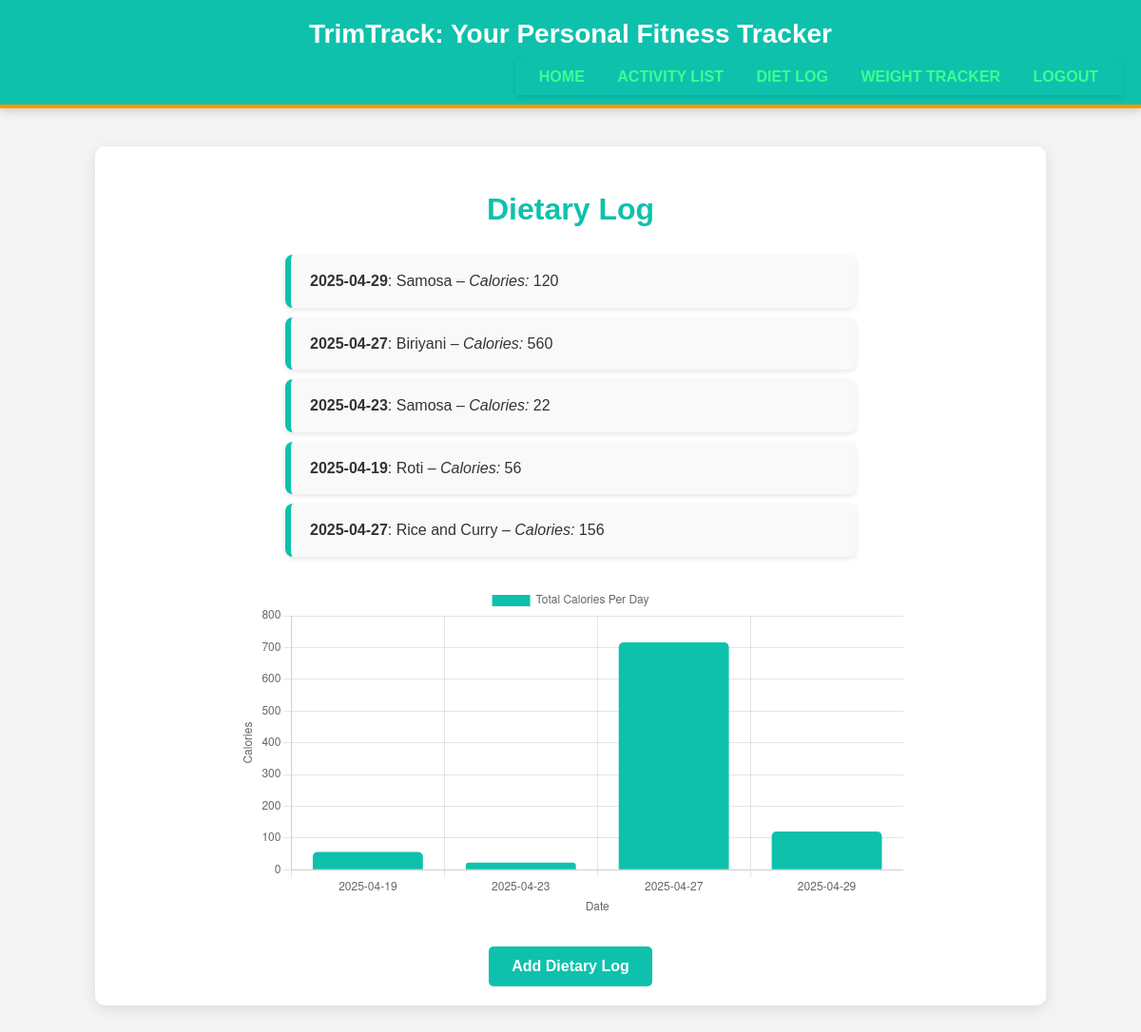
Page /fitness/diet/ (signed in) on the earlier database version.
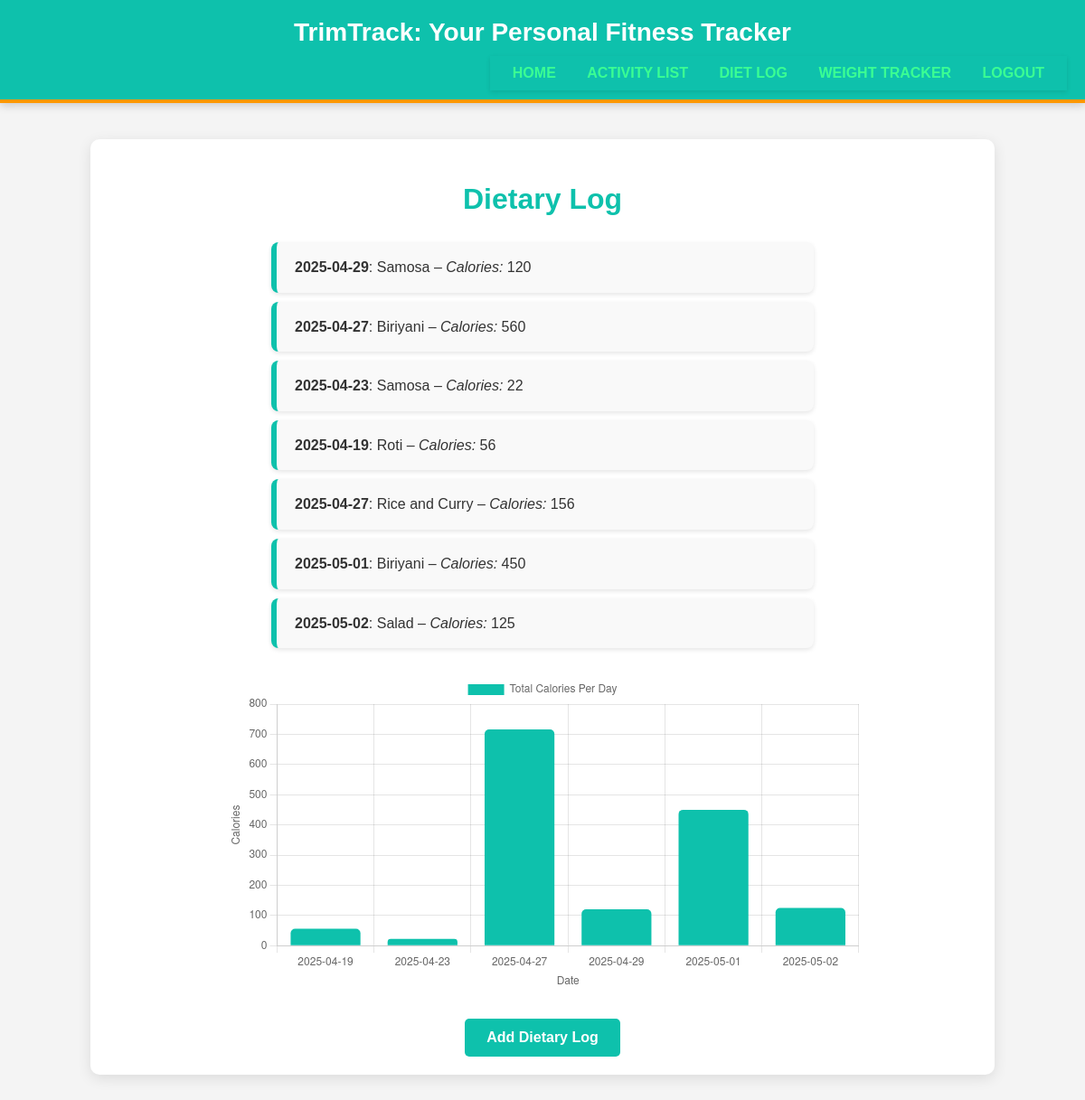
Same page on the later database version.
### fitness/models.py (models this page shows)
class DietaryLog(models.Model):
    user = models.ForeignKey(User, on_delete=models.CASCADE, null=True)
    food_item = models.CharField(max_length=50)
    calories = models.IntegerField()
    carbs = models.IntegerField()
    proteins = models.IntegerField()
    fats = models.IntegerField()
    quantity = models.IntegerField()
    date_time = models.DateTimeField()

### fitness/views.py (the view)
# urls.py: path('diet/', views.diet_log, name='diet_log'),
def diet_log(request):
    diet_logs = DietaryLog.objects.filter(user=request.user)
    calories_per_day = (
        diet_logs
        .annotate(date=TruncDate('date_time'))
        .values('date')
        .annotate(total_calories=Sum('calories'))
        .order_by('date')
    )
    chart_labels = [entry['date'].strftime('%Y-%m-%d') for entry in calories_per_day]
    chart_values = [entry['total_calories'] for entry in calories_per_day]
    return render(request, 'fitness/diet_log.html', {
        'diet_logs': diet_logs,
        'chart_labels': chart_labels,
        'chart_values': chart_values,
        'form': DietaryLogForm()
    })

### fitness/templates/fitness/diet_log.html (shortened to what this page needs)
{% extends 'fitness/base.html' %}
{% block content %}
<h1 style="text-align: center; color: #0ec1ac;">Dietary Log</h1>
<ul style="list-style: none; padding: 0; max-width: 600px; margin: 20px auto;">
    {% for log in diet_logs %}
        <li style="background: #f9f9f9; margin: 10px 0; padding: 15px 20px; border-left: 6px solid #0ec1ac; border-radius: 8px; box-shadow: 0 2px 5px rgba(0, 0, 0, 0.1);">
            <strong>{{ log.date_time|date:"Y-m-d" }}</strong>: {{ log.food_item }} – <em>Calories:</em> {{ log.calories }}
        </li>
    {% empty %}
        <li style="text-align: center; color: gray;">No dietary logs available.</li>
    {% endfor %}
</ul>
<div style="max-width: 700px; margin: 30px auto;">
    <canvas id="calorieChart"></canvas>
</div>
<script>
    const ctx = document.getElementById('calorieChart').getContext('2d');
    const calorieChart = new Chart(ctx, {
        type: 'bar',
        data: {
            labels: {{ chart_labels|safe }},
            datasets: [{
                label: 'Total Calories Per Day',
                data: {{ chart_values|safe }},
                backgroundColor: '#0ec1ac',
                borderRadius: 5
            }]
        },
        options: {
            responsive: true,
            scales: {
                y: {
                    beginAtZero: true,
                    title: {
                        display: true,
                        text: 'Calories'
                    }
                },
                x: {
                    title: {
                        display: true,
                        text: 'Date'
                    }
                }
            },
            plugins: {
                tooltip: {
                    callbacks: {
                        label: function(context) {
                            return context.parsed.y + ' kcal';
                        }
                    }
                }
            }
        }
    });
</script>
<div style="text-align: center; margin-top: 30px;">
    <button id="openModal" style="background: #0ec1ac; color: white; padding: 12px 24px; font-size: 16px; font-weight: bold; border: none; border-radius: 5px; cursor: pointer; transition: background 0.2s;">Add Dietary Log</button>
</div>
{% endblock %}

Differences in the rows shown:
added DietaryLog: date_time "2025-05-01", food_item "Biriyani", calories "450"
added DietaryLog: date_time "2025-05-02", food_item "Salad", calories "125"
Other differences:
chart data {{ chart_labels|safe }}: ['2025-04-19', '2025-04-23', '2025-04-27', '2025-04-29'] → ['2025-04-19', '2025-04-23', '2025-04-27', '2025-04-29', '2025-05-01', '2025-05-02']
chart data {{ chart_values|safe }}: [56, 22, 716, 120] → [56, 22, 716, 120, 450, 125]
